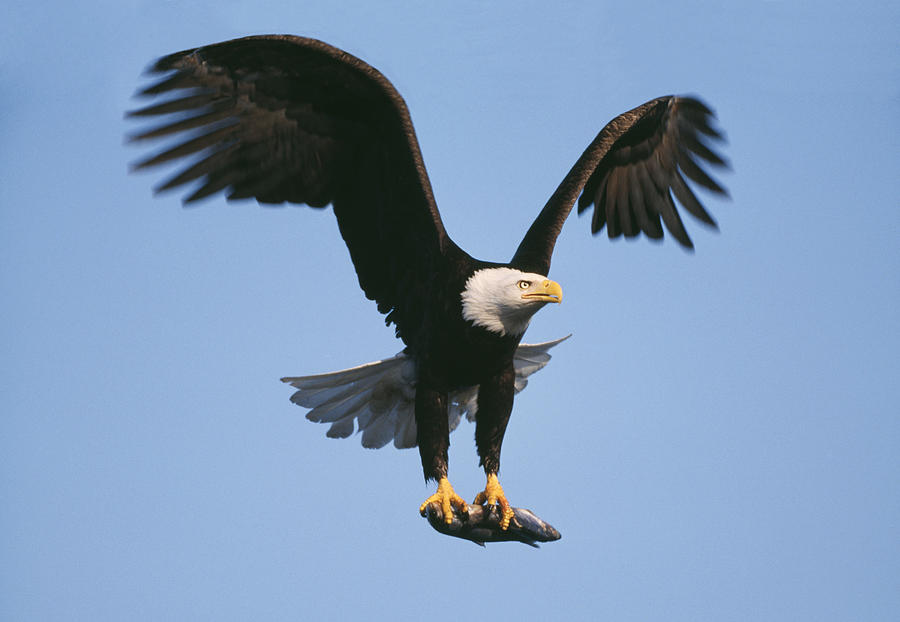
#> input picture images/Eagle-1.jpg, 900 x 622 px
$ python problem2.py   (older library calls are emulated)
#> lines starting #> are read from the running program, lines starting #| are printed output that depends on the picture; after the words box and inside, x2 and y2 are one past the last pixel; in counts of white or black regions, pixels touching at a corner belong together
#> further down, image is the input picture: shape (622, 900, 3); mean B, G, R 184.4, 152.7, 127
### problem2/convert_to_grayscale.py
"""
Author: Ian Dover

This module contains a function for converting a color image to grayscale.
"""

import cv2
import numpy as np

def convert2grayscale(
  image : np.ndarray
) -> np.ndarray:
    '''
    convert2greyscale()
    '''
    new_image = image.copy()

    grayscale_image = cv2.cvtColor(new_image, cv2.COLOR_BGR2GRAY)
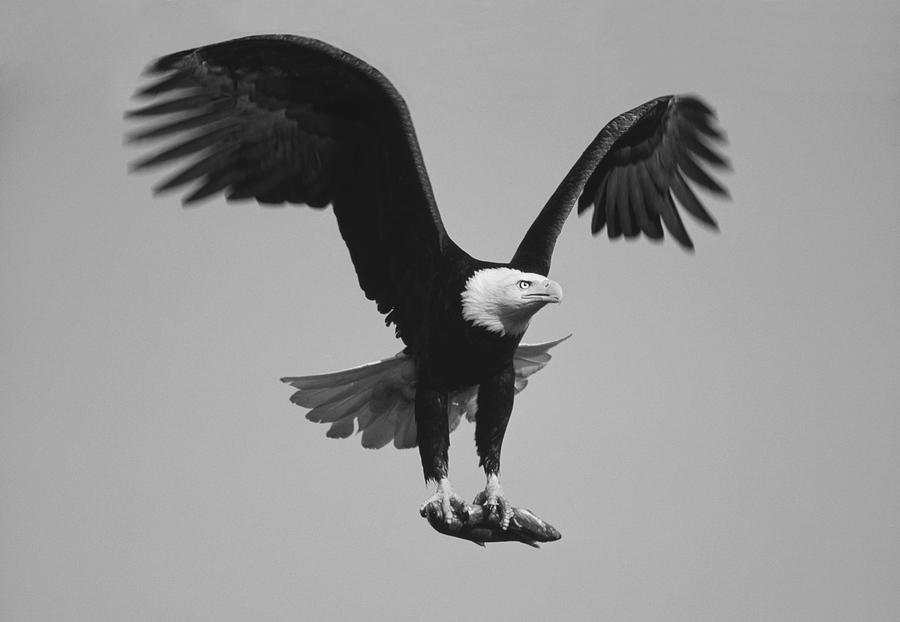
#> grayscale_image: shape (622, 900); min 2, max 251, mean 148.6
    return grayscale_image

### problem2/edge_detection_sobel.py
import cv2
import numpy as np

def get_gradient_magnitude_sobel(
    image : np.ndarray
) -> np.ndarray:
    '''
    Computes the gradient magnitude of an image using the Sobel operator.

    Parameters:
        image (ndarray): the image to compute the gradient magnitude of

    Returns:
        ndarray: the gradient magnitude of the image
    '''
    sobelx = cv2.Sobel(image, cv2.CV_64F, 1, 0, ksize=3)
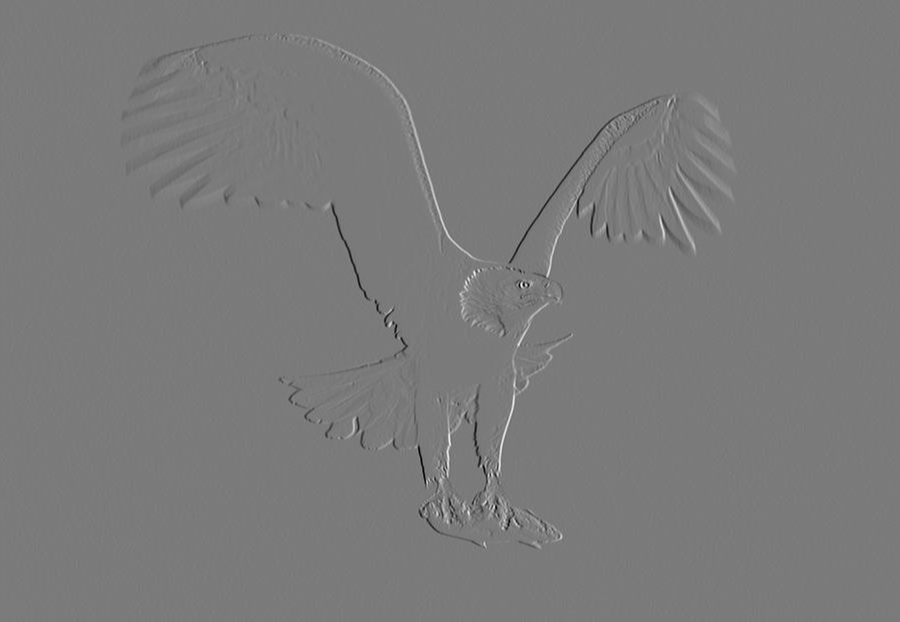
#> sobelx: shape (622, 900) float64; min -754, max 810, mean 0; drawn with min black and max white
    sobely = cv2.Sobel(image, cv2.CV_64F, 0, 1, ksize=3)

    gradient_magnitude = np.sqrt(np.square(sobelx) + np.square(sobely))

    gradient_magnitude = cv2.normalize(gradient_magnitude, None, 0, 255, cv2.NORM_MINMAX, cv2.CV_8U)

    return gradient_magnitude

def threshold_gradient_sobel(
    image : np.ndarray,
    threshold : np.ndarray
) -> np.ndarray:
    '''
    Applies a threshold to the gradient magnitude of an image.

    Parameters:
        image (ndarray): the gradient magnitude image
        threshold (int): the threshold value (0-255)

    Returns:
        ndarray: the thresholded gradient magnitude image
    '''
#> called with threshold = 10
    assert threshold >= 0
    assert threshold <= 255

    _, thresholded_image = cv2.threshold(image, threshold, 255, cv2.THRESH_BINARY)
#> thresholded_image: shape (622, 900); 8.1% white; 402 white regions (381 under 20 px), largest, box (x1, y1, x2, y2) and area: (120, 32, 737, 551) 42940, (234, 94, 299, 129) 299, (215, 74, 235, 92) 126
    return thresholded_image

def sobel_edge_detection(
    image: np.ndarray,
    threshold : int = 150
) -> np.ndarray:
    '''
    Creates a gradient magnitude and then applies a threshold to the gradient magnitude of an image.

    Parameters:
        image (ndarray): the gradient magnitude image
        threshold (int): the threshold value (0-255)

    Returns:
        ndarray: the thresholded gradient magnitude image
    '''
    assert threshold >= 0
    assert threshold <= 255

    new_image = image.copy()

    gradient_image = get_gradient_magnitude_sobel(new_image)
    thresholded_gradient = threshold_gradient_sobel(gradient_image, threshold)
#> in threshold_gradient_sobel (call 2), `_, thresholded_image = cv2.threshold(image, threshold, 255, cv2.THRESH..`: thresholded_image: shape (622, 900); 1.9% white in thin lines or dots, all inside (x1, y1, x2, y2) = (131, 33, 723, 549)
#> in threshold_gradient_sobel (call 3), `_, thresholded_image = cv2.threshold(image, threshold, 255, cv2.THRESH..`: thresholded_image: shape (622, 900); 0.75% white in thin lines or dots, all inside (x1, y1, x2, y2) = (165, 34, 695, 549)
#> in threshold_gradient_sobel (call 4), `_, thresholded_image = cv2.threshold(image, threshold, 255, cv2.THRESH..`: thresholded_image: shape (622, 900); 0.28% white in thin lines or dots, all inside (x1, y1, x2, y2) = (176, 34, 674, 548)
#> in threshold_gradient_sobel (call 5), `_, thresholded_image = cv2.threshold(image, threshold, 255, cv2.THRESH..`: thresholded_image: shape (622, 900); 0.05% white in thin lines or dots, all inside (x1, y1, x2, y2) = (359, 168, 572, 544)
#> in threshold_gradient_sobel (call 6), `_, thresholded_image = cv2.threshold(image, threshold, 255, cv2.THRESH..`: thresholded_image: shape (622, 900); every value is 0
    return thresholded_gradient


### problem2/edge_detection_prewitt.py
import cv2
import numpy as np

def get_gradient_magnitude_prewitt(
    image : np.ndarray
) -> np.ndarray:
    '''
    Computes the gradient magnitude of an image using the Prewitt operator.

    Parameters:
        image (ndarray): the image to compute the gradient magnitude of

    Returns:
        ndarray: the gradient magnitude of the image
    '''
    kernelx = np.array([[1, 1, 1], [0, 0, 0], [-1, -1, -1]])
    kernely = np.array([[-1, 0, 1], [-1, 0, 1], [-1, 0, 1]])
    prewittx = cv2.filter2D(image, -1, kernelx)
    prewitty = cv2.filter2D(image, -1, kernely)

    gradient_magnitude = np.sqrt(np.square(prewittx) + np.square(prewitty)).astype(np.uint8)
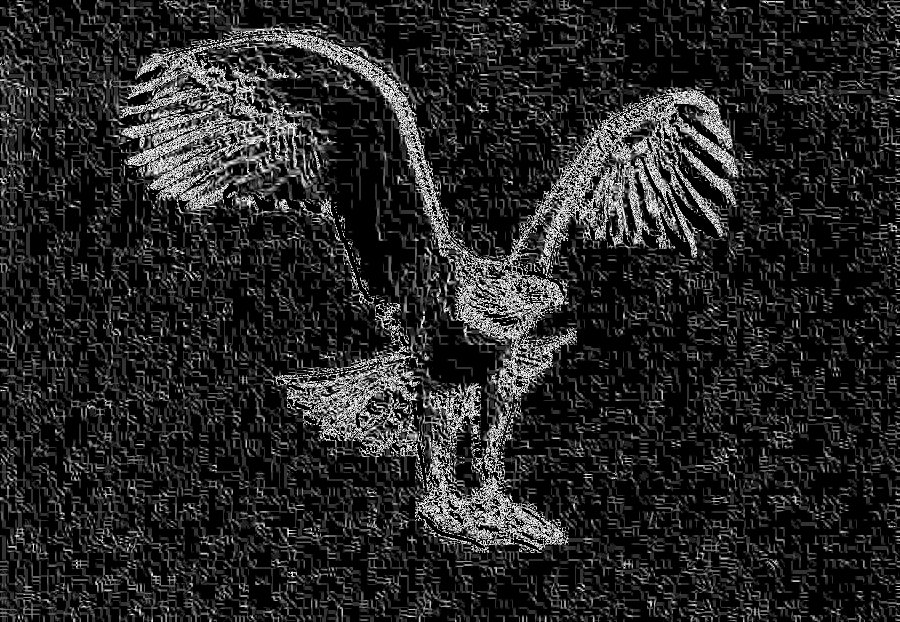
#> gradient_magnitude: shape (622, 900); min 0, max 15, mean 2.23; drawn with min black and max white

    gradient_magnitude = cv2.normalize(gradient_magnitude, None, 0, 255, cv2.NORM_MINMAX, cv2.CV_8U)

    return gradient_magnitude

def threshold_gradient_prewitt(
    image : np.ndarray,
    threshold : np.ndarray
) -> np.ndarray:
    '''
    Applies a threshold to the gradient magnitude of an image.

    Parameters:
        image (ndarray): the gradient magnitude image
        threshold (int): the threshold value (0-255)

    Returns:
        ndarray: the thresholded gradient magnitude image
    '''
#> called with threshold = 10
    assert threshold >= 0
    assert threshold <= 255

    _, thresholded_image = cv2.threshold(image, threshold, 255, cv2.THRESH_BINARY)
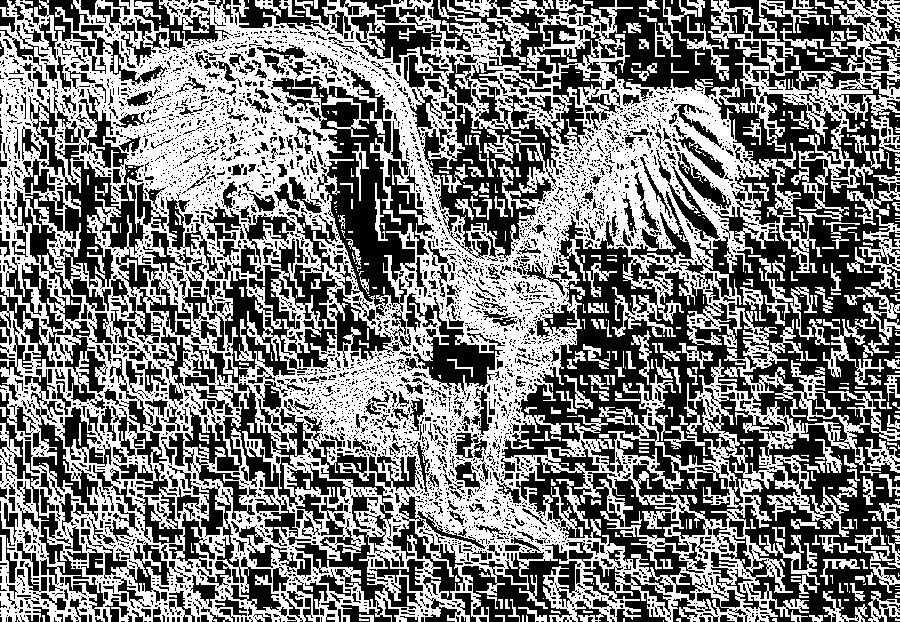
#> thresholded_image: shape (622, 900); 48.2% white; 540 white regions (245 under 20 px), largest, box (x1, y1, x2, y2) and area: (0, 0, 900, 622) 230237, (735, 0, 900, 213) 8034, (708, 0, 793, 76) 1352
    return thresholded_image

def prewitt_edge_detection(
    image: np.ndarray,
    threshold : int = 150
) -> np.ndarray:
    '''
    Creates a gradient magnitude and then applies a threshold to the gradient magnitude of an image.

    Parameters:
        image (ndarray): the gradient magnitude image
        threshold (int): the threshold value (0-255)

    Returns:
        ndarray: the thresholded gradient magnitude image
    '''
    assert threshold >= 0
    assert threshold <= 255

    new_image = image.copy()

    gradient_image = get_gradient_magnitude_prewitt(new_image)
    thresholded_gradient = threshold_gradient_prewitt(gradient_image, threshold)
#> in threshold_gradient_prewitt (call 2), `_, thresholded_image = cv2.threshold(image, threshold, 255, cv2.THRESH..`: thresholded_image: shape (622, 900); 33.9% white in thin lines or dots
#> call 3 of threshold_gradient_prewitt, with threshold = 100
#> in threshold_gradient_prewitt (call 3), `_, thresholded_image = cv2.threshold(image, threshold, 255, cv2.THRESH..`:
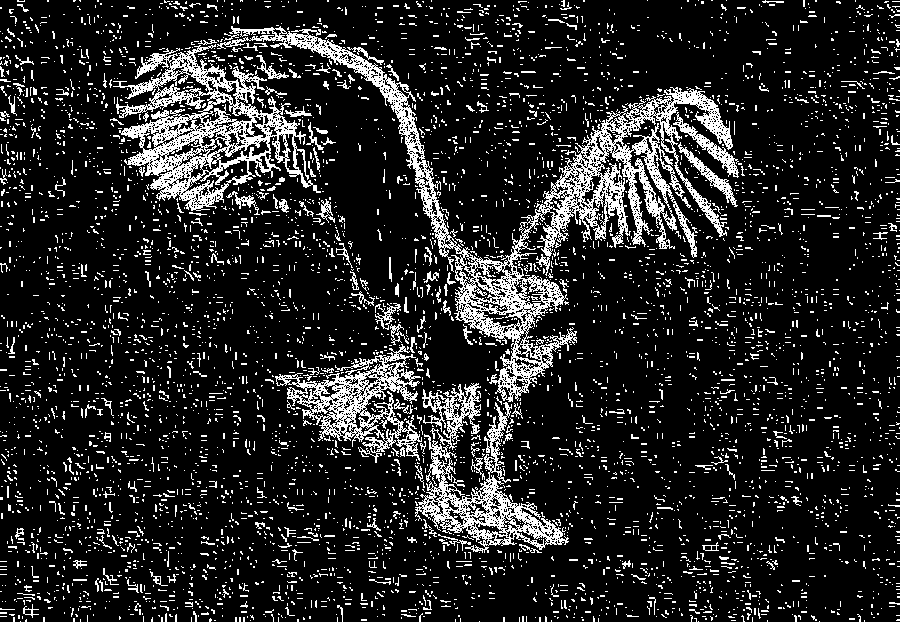
#> thresholded_image: shape (622, 900); 14.4% white in thin lines or dots
#> in threshold_gradient_prewitt (call 4), `_, thresholded_image = cv2.threshold(image, threshold, 255, cv2.THRESH..`: thresholded_image: shape (622, 900); 7% white in thin lines or dots
#> in threshold_gradient_prewitt (call 5), `_, thresholded_image = cv2.threshold(image, threshold, 255, cv2.THRESH..`: thresholded_image: shape (622, 900); 3.8% white in thin lines or dots
    return thresholded_gradient


### problem2/edge_detection_laplacian.py
import cv2
import numpy as np

def laplacian_of_gaussian_edge_detection(
    image : np.ndarray
) -> np.ndarray:
    """
    Perform edge detection on an image using a Laplacian of Gaussian filter.

    Parameters:
    - image (np.ndarray): The input image on which to perform edge detection.
    - kernel_size (int): The size of the kernel for the Gaussian filter. Default is 5.
    - standard_deviation (int): The standard deviation for the Gaussian filter. Default is 1.

    Returns:
    - filtered_image (np.ndarray): The input image with edges highlighted.
    """
    laplacian_of_gaussian_kernel = np.array([
        [ 0,  0, -1,  0,  0],
        [ 0, -1, -2, -1,  0],
        [-1, -2, 16, -2, -1],
        [ 0, -1, -2, -1,  0],
        [ 0,  0, -1,  0,  0]
    ])

    filtered_image = cv2.filter2D(image, -1, laplacian_of_gaussian_kernel)
    return filtered_image

### problem2/edge_detection_difference_of_gaussians.py
import cv2
import numpy as np

def difference_of_gaussian_edge_detection(
    image: np.ndarray,
    sigma : float = 0.8,
    _k : float = 1.6,
    gamma : float = 0.98
) -> np.ndarray:
    '''
    Finds edges in an image using a Difference of Gaussian (DoG) operator.

    Parameters:
    - image (np.ndarray): The input image as a numpy array.
    - sigma (float): Sigma of first gaussian. Default is 0.8.
    - _k (float): Factor to multiply sigma by in second gaussian. Default is 1.6.
    - gamma (float): Factor to multiply second gaussian by. Default is 0.98.

    Returns:
    - difference_of_gaussian_kernel (np.ndarray): Difference of Gaussian kernel.
    '''
#> called with sigma = 0.8, _k = 1.6, gamma = 0.98
    assert _k >= 1.0

    # [6 lines of commented-out code are left out]

    low_sigma = cv2.GaussianBlur(image, (3, 3), 0)
    high_sigma = cv2.GaussianBlur(image, (5, 5), 1)

    difference_of_gaussian_kernel = low_sigma - high_sigma
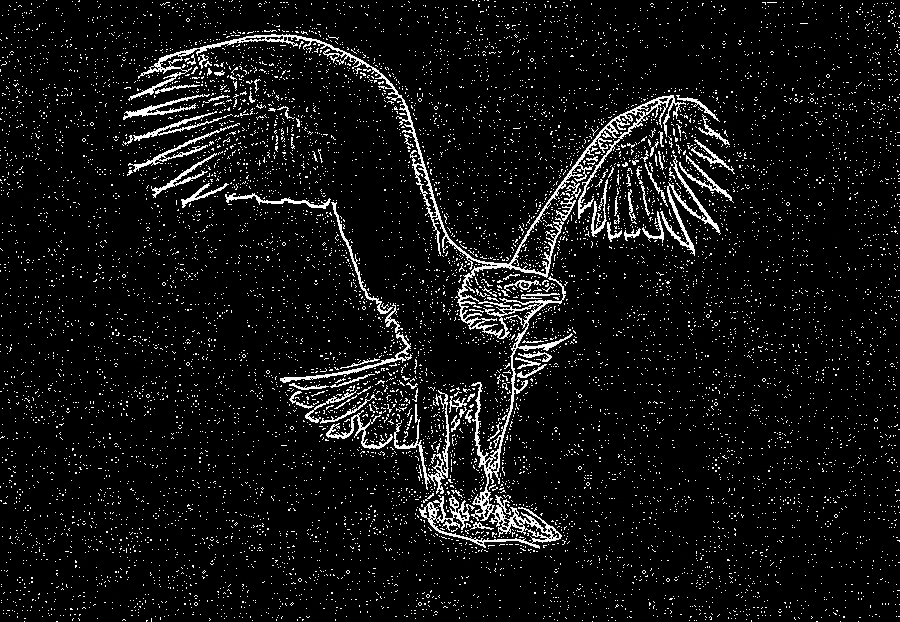
#> difference_of_gaussian_kernel: shape (622, 900); min 0, max 255, mean 17.8

    return difference_of_gaussian_kernel

def display_output_image(
    image: np.ndarray,
    sigma : float = 0.8,
    _k : float = 1.6,
    gamma : float = 0.98,
    phi : float = 200,
    epsilon : float = -0.1
) -> np.ndarray:
    '''
    Display the output image after applying difference of gaussian
    edge detection and applying a non-linear transformation.

    Parameters:
    - image (np.ndarray): The input image as a numpy array.
    - sigma (float): The standard deviation of the Gaussian kernel used in the edge detection.
    - _k (float): The difference between the two standard deviations used in the edge detection.
    - gamma (float): A constant value used in the edge detection.
    - phi (float): A constant value used in the non-linear transformation.
    - epsilon (float): A constant value used in the non-linear transformation.

    Returns:
    - _t (np.ndarray): The output image after applying the
    edge detection and non-linear transformation.
    '''
    difference_of_gaussian_kernel = difference_of_gaussian_edge_detection(image, sigma, _k, gamma)

    print(difference_of_gaussian_kernel)
#> (printed output is left out)

    # _u = cv2.filter2D(src = image, ddepth = -1, kernel = difference_of_gaussian_kernel)

    # condition = (_u >= epsilon)

    # _t = np.ones(_u.shape)
    # _t[~condition] = 1 + np.tanh(phi * (_u[~condition] - epsilon))

    return difference_of_gaussian_kernel * 255
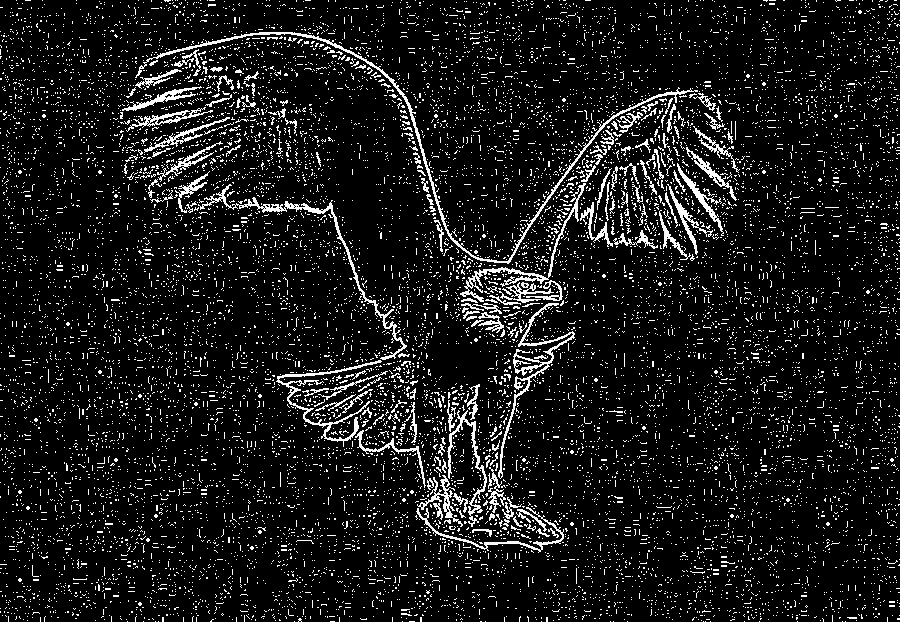
#> returned value: shape (622, 900); min 0, max 255, mean 23.9

### problem2/problem2.py
# Standard Libraries
import numpy as np
import os
import cv2

# Convert to grayscale
from convert_to_grayscale import convert2grayscale

# Edge detection
from edge_detection_sobel import sobel_edge_detection
from edge_detection_prewitt import prewitt_edge_detection
from edge_detection_laplacian import laplacian_of_gaussian_edge_detection
from edge_detection_difference_of_gaussians import display_output_image

if __name__ == '__main__':
    file_path = os.path.abspath(__file__)
    parent_directory = os.path.dirname(file_path)
    image_path = os.path.join(parent_directory, '..', 'images', 'Eagle-1.jpg')
    image = cv2.imread(image_path)
    image_grayscale = convert2grayscale(image)

    image_path = os.path.join(parent_directory, '..', 'output', 'problem2', 'p2_Eagle_grayscale.jpg')
    cv2.imwrite(image_path, image_grayscale)

    # Part 1
    image_sobel_thresh_10 = sobel_edge_detection(image_grayscale, 10)
    image_sobel_thresh_50 = sobel_edge_detection(image_grayscale, 50)
    image_sobel_thresh_100 = sobel_edge_detection(image_grayscale, 100)
    image_sobel_thresh_150 = sobel_edge_detection(image_grayscale, 150)
    image_sobel_thresh_200 = sobel_edge_detection(image_grayscale, 200)
    image_sobel_thresh_255 = sobel_edge_detection(image_grayscale, 255)

    image_path = os.path.join(parent_directory, '..', 'output', 'problem2', 'p2_part_1_sobel_thresh_10.jpg')
    cv2.imwrite(image_path, image_sobel_thresh_10)

    image_path = os.path.join(parent_directory, '..', 'output', 'problem2', 'p2_part_1_sobel_thresh_50.jpg')
    cv2.imwrite(image_path, image_sobel_thresh_50)

    image_path = os.path.join(parent_directory, '..', 'output', 'problem2', 'p2_part_1_sobel_thresh_100.jpg')
    cv2.imwrite(image_path, image_sobel_thresh_100)

    image_path = os.path.join(parent_directory, '..', 'output', 'problem2', 'p2_part_1_sobel_thresh_150.jpg')
    cv2.imwrite(image_path, image_sobel_thresh_150)

    image_path = os.path.join(parent_directory, '..', 'output', 'problem2', 'p2_part_1_sobel_thresh_200.jpg')
    cv2.imwrite(image_path, image_sobel_thresh_200)

    image_path = os.path.join(parent_directory, '..', 'output', 'problem2', 'p2_part_1_sobel_thresh_255.jpg')
    cv2.imwrite(image_path, image_sobel_thresh_255)

    # Part 2
    image_prewitt_thresh_10 = prewitt_edge_detection(image_grayscale, 10)
    image_prewitt_thresh_50 = prewitt_edge_detection(image_grayscale, 50)
    image_prewitt_thresh_100 = prewitt_edge_detection(image_grayscale, 100)
    image_prewitt_thresh_150 = prewitt_edge_detection(image_grayscale, 150)
    image_prewitt_thresh_200 = prewitt_edge_detection(image_grayscale, 200)
    image_prewitt_thresh_255 = prewitt_edge_detection(image_grayscale, 255)

    image_path = os.path.join(parent_directory, '..', 'output', 'problem2', 'p2_part_2_prewitt_thresh_10.jpg')
    cv2.imwrite(image_path, image_prewitt_thresh_10)

    image_path = os.path.join(parent_directory, '..', 'output', 'problem2', 'p2_part_2_prewitt_thresh_50.jpg')
    cv2.imwrite(image_path, image_prewitt_thresh_50)

    image_path = os.path.join(parent_directory, '..', 'output', 'problem2', 'p2_part_2_prewitt_thresh_100.jpg')
    cv2.imwrite(image_path, image_prewitt_thresh_100)

    image_path = os.path.join(parent_directory, '..', 'output', 'problem2', 'p2_part_2_prewitt_thresh_150.jpg')
    cv2.imwrite(image_path, image_prewitt_thresh_150)

    image_path = os.path.join(parent_directory, '..', 'output', 'problem2', 'p2_part_2_prewitt_thresh_200.jpg')
    cv2.imwrite(image_path, image_prewitt_thresh_200)

    image_path = os.path.join(parent_directory, '..', 'output', 'problem2', 'p2_part_2_prewitt_thresh_255.jpg')
    cv2.imwrite(image_path, image_prewitt_thresh_255)

    # Part 3
    image_laplacian_of_gaussian = laplacian_of_gaussian_edge_detection(image_grayscale)

    image_path = os.path.join(parent_directory, '..', 'output', 'problem2', 'p2_part_3_laplacian_of_gaussian.jpg')
    cv2.imwrite(image_path, image_laplacian_of_gaussian)

    # Part 4
    image_difference_of_gaussian = display_output_image(image_grayscale)

    image_path = os.path.join(parent_directory, '..', 'output', 'problem2', 'p2_part_4_difference_of_gaussian.jpg')
    cv2.imwrite(image_path, image_difference_of_gaussian)
